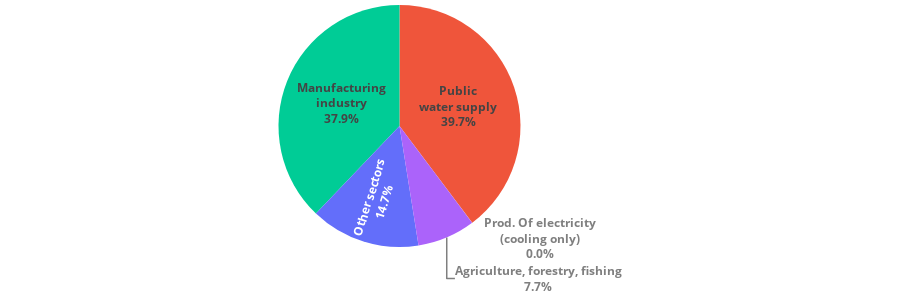

Notebook code for this chart:
### Code cell
ground_df = df.loc[(df['water_source'] == 'Groundwater')]
ground_trace = go.Pie(labels=ground_df['sector'],
                       values=ground_df['sum__annual__freshwater_abstraction'],
                       textinfo='label+percent',
                       textposition='auto',
                        marker=dict(colors=[
                            '#ef553b', # red
                           '#ab63fa', # purple
                           '#00cc96', # green
                           '#ffa15a', # orange
                           '#636efa', # blue
                     ]),
                       sort=True,
                       texttemplate='<b>%{label}<br>%{percent:.1%}<b>',
                       hovertemplate= '2018<br>' +
                       '<b>%{label}</b><br>' +
                       '%{value:.0f} m<sup>3</sup><br>' +
                       '%{percent:.2%}<extra></extra>',
                       )

figure_4_26c = go.Figure(data=ground_trace)
figure_4_26c.update_layout(
    height=300,
    margin={"b": 0, "r": 0, "l": 0, "t": 0},
    font=CHART_FONT,
    paper_bgcolor='rgba(0,0,0,0)',
    plot_bgcolor='rgba(0,0,0,0)',
    showlegend=False)
figure_4_26c

### Figure 1 — Plotly figure (JSON) as saved in the notebook; plotly's stock layout.template omitted (floating-point values rounded to 4 significant figures)
{"data": [{"hovertemplate": "2018<br><b>%{label}</b><br>%{value:.0f} m<sup>3</sup><br>%{percent:.2%}<extra></extra>", "labels": ["Public<br>water supply", "Agriculture, forestry, fishing", "Manufacturing<br>industry", "Prod. Of electricity<br>(cooling only)", "Other sectors"], "marker": {"colors": ["#ef553b", "#ab63fa", "#00cc96", "#ffa15a", "#636efa"]}, "sort": true, "textinfo": "label+percent", "textposition": "auto", "texttemplate": "<b>%{label}<br>%{percent:.1%}<b>", "type": "pie", "values": [149, 29, 142, 0.06, 54.94]}], "layout": {"font": {"color": "#7f7f7f"}, "height": 300, "margin": {"b": 0, "l": 0, "r": 0, "t": 0}, "paper_bgcolor": "rgba(0,0,0,0)", "plot_bgcolor": "rgba(0,0,0,0)", "showlegend": false}}
